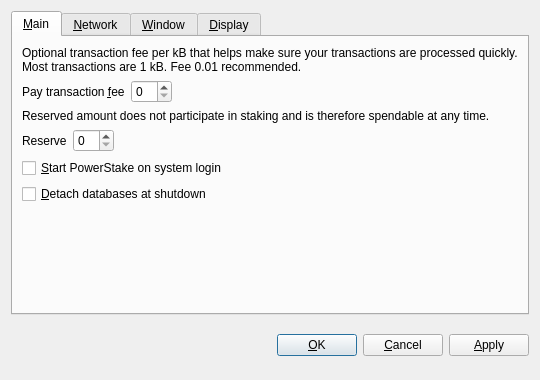
<?xml version="1.0" encoding="UTF-8"?>
<ui version="4.0">
 <class>OptionsDialog</class>
 <widget class="QDialog" name="OptionsDialog">
  <property name="geometry">
   <rect>
    <x>0</x>
    <y>0</y>
    <width>540</width>
    <height>380</height>
   </rect>
  </property>
  <property name="windowTitle">
   <string>Options</string>
  </property>
  <property name="modal">
   <bool>true</bool>
  </property>
  <layout class="QVBoxLayout" name="verticalLayout">
   <item>
    <widget class="QTabWidget" name="tabWidget">
     <property name="tabPosition">
      <enum>QTabWidget::North</enum>
     </property>
     <property name="currentIndex">
      <number>0</number>
     </property>
     <widget class="QWidget" name="tabMain">
      <attribute name="title">
       <string>&amp;Main</string>
      </attribute>
      <layout class="QVBoxLayout" name="verticalLayout_Main">
       <item>
        <widget class="QLabel" name="transactionFeeInfoLabel">
         <property name="text">
          <string>Optional transaction fee per kB that helps make sure your transactions are processed quickly. Most transactions are 1 kB. Fee 0.01 recommended.</string>
         </property>
         <property name="textFormat">
          <enum>Qt::PlainText</enum>
         </property>
         <property name="wordWrap">
          <bool>true</bool>
         </property>
        </widget>
       </item>
       <item>
        <layout class="QHBoxLayout" name="horizontalLayoutFee">
         <item>
          <widget class="QLabel" name="transactionFeeLabel">
           <property name="text">
            <string>Pay transaction &amp;fee</string>
           </property>
           <property name="textFormat">
            <enum>Qt::PlainText</enum>
           </property>
           <property name="buddy">
            <cstring>transactionFee</cstring>
           </property>
          </widget>
         </item>
         <item>
          <widget class="BitcoinAmountField" name="transactionFee"/>
         </item>
         <item>
          <spacer name="horizontalSpacerFee">
           <property name="orientation">
            <enum>Qt::Horizontal</enum>
           </property>
           <property name="sizeHint" stdset="0">
            <size>
             <width>40</width>
             <height>20</height>
            </size>
           </property>
          </spacer>
         </item>
        </layout>
       </item>
       <item>
        <widget class="QLabel" name="reserveBalanceInfoLabel">
         <property name="text">
          <string>Reserved amount does not participate in staking and is therefore spendable at any time.</string>
         </property>
         <property name="textFormat">
          <enum>Qt::PlainText</enum>
         </property>
         <property name="wordWrap">
          <bool>true</bool>
         </property>
        </widget>
       </item>
       <item>
        <layout class="QHBoxLayout" name="horizontalLayoutReserveBalance">
         <item>
          <widget class="QLabel" name="reserveBalanceLabel">
           <property name="text">
            <string>Reserve</string>
           </property>
           <property name="textFormat">
            <enum>Qt::PlainText</enum>
           </property>
           <property name="buddy">
            <cstring>reserveBalance</cstring>
           </property>
          </widget>
         </item>
         <item>
          <widget class="BitcoinAmountField" name="reserveBalance"/>
         </item>
         <item>
          <spacer name="horizontalSpacerReserveBalance">
           <property name="orientation">
            <enum>Qt::Horizontal</enum>
           </property>
           <property name="sizeHint" stdset="0">
            <size>
             <width>40</width>
             <height>20</height>
            </size>
           </property>
          </spacer>
         </item>
        </layout>
       </item>
       <item>
        <widget class="QCheckBox" name="bitcoinAtStartup">
         <property name="toolTip">
          <string>Automatically start PowerStake after logging in to the system.</string>
         </property>
         <property name="text">
          <string>&amp;Start PowerStake on system login</string>
         </property>
        </widget>
       </item>
       <item>
        <widget class="QCheckBox" name="detachDatabases">
         <property name="toolTip">
          <string>Detach block and address databases at shutdown. This means they can be moved to another data directory, but it slows down shutdown. The wallet is always detached.</string>
         </property>
         <property name="text">
          <string>&amp;Detach databases at shutdown</string>
         </property>
        </widget>
       </item>
       <item>
        <spacer name="verticalSpacer_Main">
         <property name="orientation">
          <enum>Qt::Vertical</enum>
         </property>
         <property name="sizeHint" stdset="0">
          <size>
           <width>20</width>
           <height>40</height>
          </size>
         </property>
        </spacer>
       </item>
      </layout>
     </widget>
     <widget class="QWidget" name="tabNetwork">
      <attribute name="title">
       <string>&amp;Network</string>
      </attribute>
      <layout class="QVBoxLayout" name="verticalLayout_Network">
       <item>
        <widget class="QCheckBox" name="mapPortUpnp">
         <property name="toolTip">
          <string>Automatically open the PowerStake client port on the router. This only works when your router supports UPnP and it is enabled.</string>
         </property>
         <property name="text">
          <string>Map port using &amp;UPnP</string>
         </property>
        </widget>
       </item>
       <item>
        <widget class="QCheckBox" name="connectSocks">
         <property name="toolTip">
          <string>Connect to the PowerStake network through a SOCKS proxy (e.g. when connecting through Tor).</string>
         </property>
         <property name="text">
          <string>&amp;Connect through SOCKS proxy:</string>
         </property>
        </widget>
       </item>
       <item>
        <layout class="QHBoxLayout" name="horizontalLayout_Network">
         <item>
          <widget class="QLabel" name="proxyIpLabel">
           <property name="text">
            <string>Proxy &amp;IP:</string>
           </property>
           <property name="textFormat">
            <enum>Qt::PlainText</enum>
           </property>
           <property name="buddy">
            <cstring>proxyIp</cstring>
           </property>
          </widget>
         </item>
         <item>
          <widget class="QValidatedLineEdit" name="proxyIp">
           <property name="maximumSize">
            <size>
             <width>140</width>
             <height>16777215</height>
            </size>
           </property>
           <property name="toolTip">
            <string>IP address of the proxy (e.g. 127.0.0.1)</string>
           </property>
          </widget>
         </item>
         <item>
          <widget class="QLabel" name="proxyPortLabel">
           <property name="text">
            <string>&amp;Port:</string>
           </property>
           <property name="textFormat">
            <enum>Qt::PlainText</enum>
           </property>
           <property name="buddy">
            <cstring>proxyPort</cstring>
           </property>
          </widget>
         </item>
         <item>
          <widget class="QLineEdit" name="proxyPort">
           <property name="maximumSize">
            <size>
             <width>55</width>
             <height>16777215</height>
            </size>
           </property>
           <property name="toolTip">
            <string>Port of the proxy (e.g. 9050)</string>
           </property>
          </widget>
         </item>
         <item>
          <widget class="QLabel" name="socksVersionLabel">
           <property name="text">
            <string>SOCKS &amp;Version:</string>
           </property>
           <property name="textFormat">
            <enum>Qt::PlainText</enum>
           </property>
           <property name="buddy">
            <cstring>socksVersion</cstring>
           </property>
          </widget>
         </item>
         <item>
          <widget class="QValueComboBox" name="socksVersion">
           <property name="toolTip">
            <string>SOCKS version of the proxy (e.g. 5)</string>
           </property>
          </widget>
         </item>
         <item>
          <spacer name="horizontalSpacer_Network">
           <property name="orientation">
            <enum>Qt::Horizontal</enum>
           </property>
           <property name="sizeHint" stdset="0">
            <size>
             <width>40</width>
             <height>20</height>
            </size>
           </property>
          </spacer>
         </item>
        </layout>
       </item>
       <item>
        <spacer name="verticalSpacer_Network">
         <property name="orientation">
          <enum>Qt::Vertical</enum>
         </property>
         <property name="sizeHint" stdset="0">
          <size>
           <width>20</width>
           <height>40</height>
          </size>
         </property>
        </spacer>
       </item>
      </layout>
     </widget>
     <widget class="QWidget" name="tabWindow">
      <attribute name="title">
       <string>&amp;Window</string>
      </attribute>
      <layout class="QVBoxLayout" name="verticalLayout_Window">
       <item>
        <widget class="QCheckBox" name="minimizeToTray">
         <property name="toolTip">
          <string>Show only a tray icon after minimizing the window.</string>
         </property>
         <property name="text">
          <string>&amp;Minimize to the tray instead of the taskbar</string>
         </property>
        </widget>
       </item>
       <item>
        <widget class="QCheckBox" name="minimizeOnClose">
         <property name="toolTip">
          <string>Minimize instead of exit the application when the window is closed. When this option is enabled, the application will be closed only after selecting Quit in the menu.</string>
         </property>
         <property name="text">
          <string>M&amp;inimize on close</string>
         </property>
        </widget>
       </item>
       <item>
        <spacer name="verticalSpacer_Window">
         <property name="orientation">
          <enum>Qt::Vertical</enum>
         </property>
         <property name="sizeHint" stdset="0">
          <size>
           <width>20</width>
           <height>40</height>
          </size>
         </property>
        </spacer>
       </item>
      </layout>
     </widget>
     <widget class="QWidget" name="tabDisplay">
      <attribute name="title">
       <string>&amp;Display</string>
      </attribute>
      <layout class="QVBoxLayout" name="verticalLayout_Display">
       <item>
        <layout class="QHBoxLayout" name="horizontalLayout_1_Display">
         <item>
          <widget class="QLabel" name="langLabel">
           <property name="text">
            <string>User Interface &amp;language:</string>
           </property>
           <property name="textFormat">
            <enum>Qt::PlainText</enum>
           </property>
           <property name="buddy">
            <cstring>lang</cstring>
           </property>
          </widget>
         </item>
         <item>
          <widget class="QValueComboBox" name="lang">
           <property name="toolTip">
            <string>The user interface language can be set here. This setting will take effect after restarting PowerStake.</string>
           </property>
          </widget>
         </item>
        </layout>
       </item>
       <item>
        <layout class="QHBoxLayout" name="horizontalLayout_2_Display">
         <item>
          <widget class="QLabel" name="unitLabel">
           <property name="text">
            <string>&amp;Unit to show amounts in:</string>
           </property>
           <property name="textFormat">
            <enum>Qt::PlainText</enum>
           </property>
           <property name="buddy">
            <cstring>unit</cstring>
           </property>
          </widget>
         </item>
         <item>
          <widget class="QValueComboBox" name="unit">
           <property name="toolTip">
            <string>Choose the default subdivision unit to show in the interface and when sending coins.</string>
           </property>
          </widget>
         </item>
        </layout>
       </item>
       <item>
        <widget class="QCheckBox" name="displayAddresses">
         <property name="toolTip">
          <string>Whether to show PowerStake addresses in the transaction list or not.</string>
         </property>
         <property name="text">
          <string>&amp;Display addresses in transaction list</string>
         </property>
        </widget>
       </item>
       <item>
        <widget class="QCheckBox" name="coinControlFeatures">
         <property name="toolTip">
          <string>Whether to show coin control features or not.</string>
         </property>
         <property name="text">
          <string>Display coin &amp;control features (experts only!)</string>
         </property>
        </widget>
       </item>
       <item>
        <spacer name="verticalSpacer_Display">
         <property name="orientation">
          <enum>Qt::Vertical</enum>
         </property>
         <property name="sizeHint" stdset="0">
          <size>
           <width>20</width>
           <height>40</height>
          </size>
         </property>
        </spacer>
       </item>
      </layout>
     </widget>
    </widget>
   </item>
   <item>
    <layout class="QHBoxLayout" name="horizontalLayout_Buttons">
     <item>
      <spacer name="horizontalSpacer_1">
       <property name="orientation">
        <enum>Qt::Horizontal</enum>
       </property>
       <property name="sizeHint" stdset="0">
        <size>
         <width>40</width>
         <height>48</height>
        </size>
       </property>
      </spacer>
     </item>
     <item>
      <widget class="QLabel" name="statusLabel">
       <property name="font">
        <font>
         <weight>75</weight>
         <bold>true</bold>
        </font>
       </property>
       <property name="text">
        <string/>
       </property>
       <property name="textFormat">
        <enum>Qt::PlainText</enum>
       </property>
       <property name="wordWrap">
        <bool>true</bool>
       </property>
      </widget>
     </item>
     <item>
      <spacer name="horizontalSpacer_2">
       <property name="orientation">
        <enum>Qt::Horizontal</enum>
       </property>
       <property name="sizeHint" stdset="0">
        <size>
         <width>40</width>
         <height>48</height>
        </size>
       </property>
      </spacer>
     </item>
     <item>
      <widget class="QPushButton" name="okButton">
       <property name="text">
        <string>&amp;OK</string>
       </property>
      </widget>
     </item>
     <item>
      <widget class="QPushButton" name="cancelButton">
       <property name="text">
        <string>&amp;Cancel</string>
       </property>
       <property name="autoDefault">
        <bool>false</bool>
       </property>
      </widget>
     </item>
     <item>
      <widget class="QPushButton" name="applyButton">
       <property name="text">
        <string>&amp;Apply</string>
       </property>
       <property name="autoDefault">
        <bool>false</bool>
       </property>
      </widget>
     </item>
    </layout>
   </item>
  </layout>
 </widget>
 <customwidgets>
  <customwidget>
   <class>BitcoinAmountField</class>
   <extends>QSpinBox</extends>
   <header>bitcoinamountfield.h</header>
  </customwidget>
  <customwidget>
   <class>QValueComboBox</class>
   <extends>QComboBox</extends>
   <header>qvaluecombobox.h</header>
  </customwidget>
  <customwidget>
   <class>QValidatedLineEdit</class>
   <extends>QLineEdit</extends>
   <header>qvalidatedlineedit.h</header>
  </customwidget>
 </customwidgets>
 <resources/>
 <connections/>
</ui>
